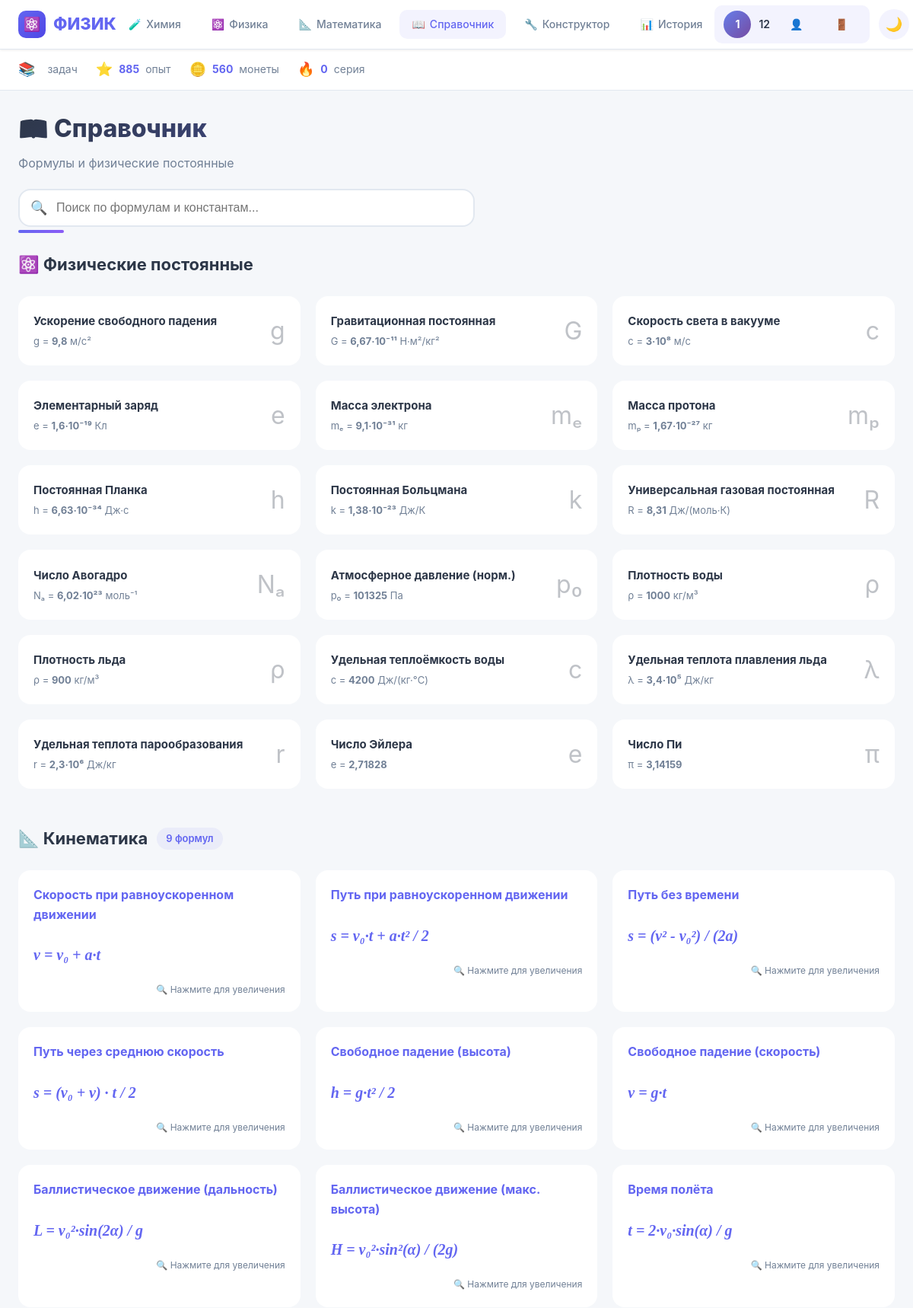
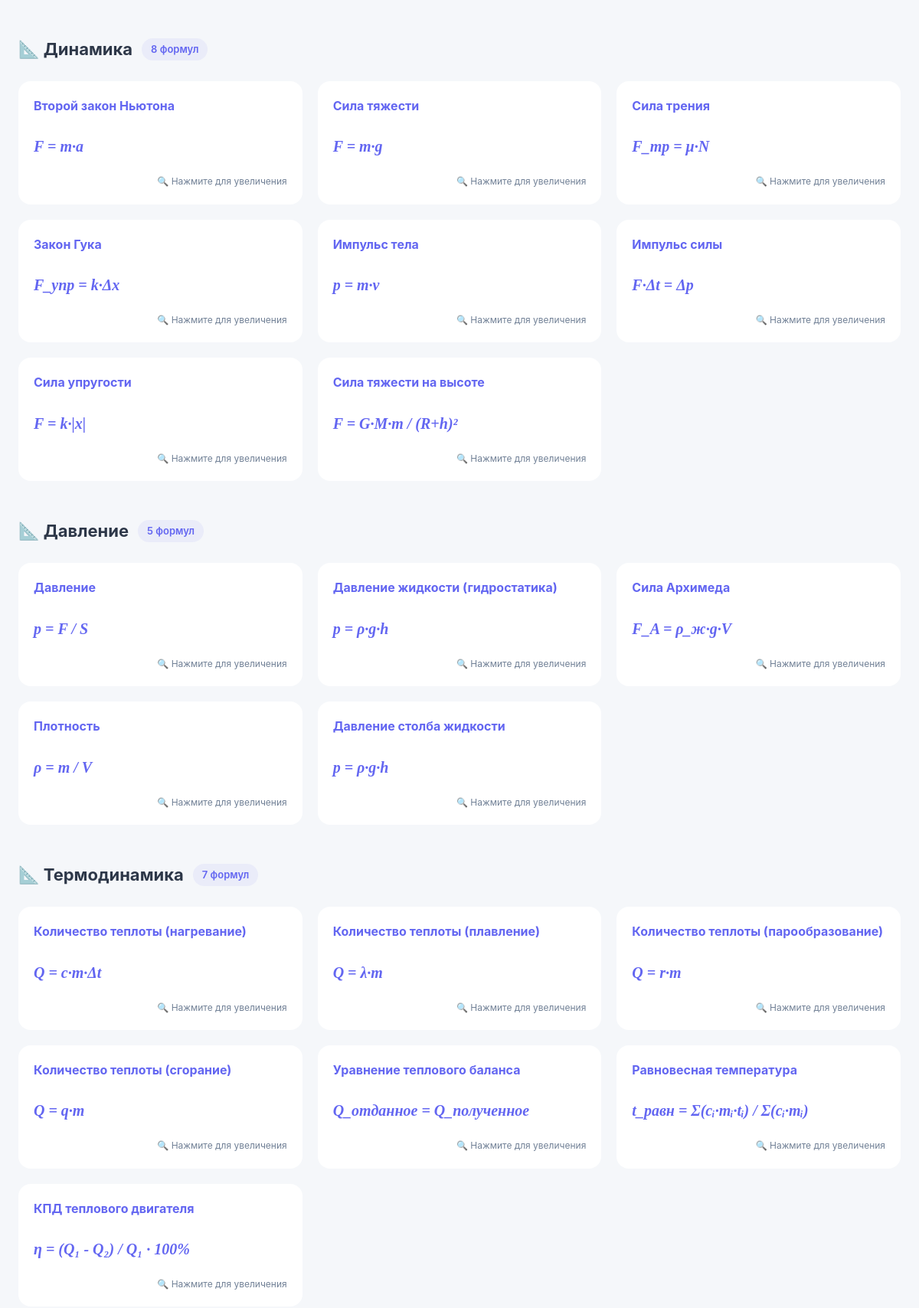
Page /reference (signed in, upper part) on the committed database (2 pictures, top to bottom).
### tables this page shows
CREATE TABLE users (
            id INTEGER PRIMARY KEY AUTOINCREMENT,
            username TEXT NOT NULL UNIQUE,
            email TEXT NOT NULL UNIQUE,
            password_hash TEXT NOT NULL,
            avatar TEXT DEFAULT 'default',
            created_at TEXT NOT NULL,
            xp INTEGER DEFAULT 0,
            coins INTEGER DEFAULT 0,
            streak INTEGER DEFAULT 0
        );

### app.py (the view)
@app.route('/reference')
def reference():
    user = get_current_user()
    return render_template('reference.html', user=user, constants=CONSTANTS, formulas=FORMULAS)

### app.py (called while the page is built)
def get_current_user():
    if 'user_id' in session:
        return get_user_by_id(session['user_id'])
    return None

### models.py (called while the page is built)
def _get_connection():
    conn = sqlite3.connect(DB_PATH)
    conn.execute("PRAGMA foreign_keys = ON")
    return conn

def get_user_by_id(user_id):
    with _get_connection() as conn:
        conn.row_factory = sqlite3.Row
        user = conn.execute("SELECT * FROM users WHERE id = ?", (user_id,)).fetchone()
        if not user:
            return None
        return {
            'id': user['id'],
            'username': user['username'],
            'email': user['email'],
            'avatar': user['avatar'],
            'xp': user['xp'],
            'coins': user['coins'],
            'streak': user['streak'],
            'created_at': user['created_at']
        }

### templates/reference.html (shortened to what this page needs)
{% extends 'base.html' %}
{% block content %}
<div class="page-header">
    <h1>📖 Справочник</h1>
    <p class="subtitle">Формулы и физические постоянные</p>
    <div class="reference-search">
        <span class="reference-search-icon">🔍</span>
        <input type="text" id="search-input" placeholder="Поиск по формулам и константам..."
               class="reference-search-input">
    </div>
</div>
<section class="category-section" data-search="const">
    <div class="category-header">
        <h2>⚛️ Физические постоянные</h2>
    </div>
    <div class="reference-grid">
        {% for c in constants %}
        <div class="reference-card" data-search-item>
            <div style="display: flex; justify-content: space-between; align-items: center;">
                <div>
                    <div style="font-weight: 700; font-size: 15px;">{{ c.name }}</div>
                    <div style="color: var(--text-secondary); font-size: 13px; margin-top: 4px;">
                        {{ c.symbol }} = <b>{{ c.value }}</b> {{ c.unit }}
                    </div>
                </div>
                <div style="font-size: 32px; opacity: 0.3;">{{ c.symbol }}</div>
            </div>
        </div>
        {% endfor %}
    </div>
</section>
{% for category, items in formulas.items() %}
<section class="category-section" data-search="formulas">
    <div class="category-header">
        <h2>📐 {{ category }}</h2>
        <span class="category-count">{{ items|length }} формул</span>
    </div>
    <div class="reference-grid">
        {% for f in items %}
        <div class="reference-card formula-card" data-search-item data-category="{{ category }}" data-name="{{ f.name }}" data-formula="{{ f.formula }}" onclick="openModal(this)">
            <h3>{{ f.name }}</h3>
            <div style="font-size: 20px; font-weight: 700; color: var(--primary); font-family: 'Times New Roman', serif; font-style: italic; padding: 12px 0;">
                {{ f.formula }}
            </div>
            <div style="font-size: 12px; color: var(--text-secondary); margin-top: 8px; text-align: right;">🔍 Нажмите для увеличения</div>
        </div>
        {% endfor %}
    </div>
</section>
{% endfor %}
{% endblock %}

### templates/base.html (shortened to what this page needs)
<!doctype html>
<html lang="ru">
<head>
    <link rel="stylesheet" href="{{ url_for('static', filename='style.css') }}?v=13">
</head>
<body>
<header class="topbar">
    <div class="topbar-inner">
        <a href="{{ url_for('index') }}" class="logo">
            <span class="logo-icon">⚛️</span>
            <span class="logo-text">ФИЗИК</span>
        </a>
        <nav class="topnav">
            <a href="{{ url_for('chemistry') }}" class="topnav-item {% if request.endpoint == 'chemistry' %}active{% endif %}">
                <span class="topnav-icon">🧪</span>
                <span>Химия</span>
            </a>
            <a href="{{ url_for('index') }}" class="topnav-item {% if request.endpoint == 'index' %}active{% endif %}">
                <span class="topnav-icon">⚛️</span>
                <span>Физика</span>
            </a>
            <a href="{{ url_for('math') }}" class="topnav-item {% if request.endpoint == 'math' %}active{% endif %}">
                <span class="topnav-icon">📐</span>
                <span>Математика</span>
            </a>
            <a href="{{ url_for('reference') }}" class="topnav-item {% if request.endpoint == 'reference' %}active{% endif %}">
                <span class="topnav-icon">📖</span>
                <span>Справочник</span>
            </a>
            <a href="{{ url_for('builder') }}" class="topnav-item {% if request.endpoint == 'builder' %}active{% endif %}">
                <span class="topnav-icon">🔧</span>
                <span>Конструктор</span>
            </a>
            <a href="{{ url_for('history') }}" class="topnav-item {% if request.endpoint == 'history' %}active{% endif %}">
                <span class="topnav-icon">📊</span>
                <span>История</span>
            </a>
        </nav>
        <div class="topbar-right">
            {% if user %}
            <div class="user-badge">
                <div class="user-avatar">{{ user.username[0]|upper }}</div>
                <span class="user-name">{{ user.username }}</span>
                <a href="{{ url_for('profile') }}" class="topnav-item" title="Профиль">👤</a>
                <a href="{{ url_for('logout') }}" class="topnav-item" title="Выйти">🚪</a>
            </div>
            {% else %}
            <a href="{{ url_for('login') }}" class="btn" style="padding: 8px 16px; font-size: 13px;">Войти</a>
            {% endif %}
            <button id="theme-toggle" class="theme-btn" title="Сменить тему">🌙</button>
        </div>
    </div>
</header>
<div class="stats-bar">
    <div class="stats-inner">
        <div class="stat-item">
            <span class="stat-icon">📚</span>
            <span class="stat-label">задач</span>
        </div>
        {% if user %}
        <div class="stat-item">
            <span class="stat-icon">⭐</span>
            <span class="stat-value">{{ user.xp or 0 }}</span>
            <span class="stat-label">опыт</span>
        </div>
        <div class="stat-item">
            <span class="stat-icon">🪙</span>
            <span class="stat-value">{{ user.coins or 0 }}</span>
            <span class="stat-label">монеты</span>
        </div>
        <div class="stat-item">
            <span class="stat-icon">🔥</span>
            <span class="stat-value">{{ user.streak or 0 }}</span>
            <span class="stat-label">серия</span>
        </div>
        {% else %}
        <div class="stat-item">
            <span class="stat-icon">🏆</span>
            <span class="stat-value">{{ records|length if records else 0 }}</span>
            <span class="stat-label">решено</span>
        </div>
        {% endif %}
    </div>
</div>
<main>
    {% block content %}{% endblock %}
</main>
</body>
</html>

### templates/reference.html (style rules this page uses)
.reference-search { position: relative; margin-top: 20px; max-width: 600px; }
.reference-search-icon { position: absolute; left: 16px; top: 50%; transform: translateY(-50%); font-size: 18px; pointer-events: none; }
.reference-search-input { width: 100%; padding: 14px 44px 14px 48px; border: 2px solid var(--border); border-radius: var(--radius); font-size: 16px; background: var(--panel); color: var(--text); transition: all 0.25s ease; font-weight: 500; }

### rows in the picture
users: username "1", username "12", xp "885", coins "560", streak "0"

### other values in the picture
{{ c.name }} "Ускорение свободного падения" "Гравитационная постоянная" "Скорость света в вакууме" "Элементарный заряд" "Масса электрона" "Масса протона" "Постоянная Планка" "Постоянная Больцмана" "Универсальная газовая постоянная" "Число Авогадро" "Атмосферное давление (норм.)" "Плотность воды" "Плотность льда" "Удельная теплоёмкость воды" "Удельная теплота плавления льда" "Удельная теплота парообразования" "Число Эйлера" "Число Пи"
{{ c.symbol }} "g" "G" "c" "e" "mₑ" "mₚ" "h" "k" "R" "Nₐ" "p₀" "ρ" "ρ" "c" "λ" "r" "e" "π"
{{ c.value }} "9,8" "6,67·10⁻¹¹" "3·10⁸" "1,6·10⁻¹⁹" "9,1·10⁻³¹" "1,67·10⁻²⁷" "6,63·10⁻³⁴" "1,38·10⁻²³" "8,31" "6,02·10²³" "101325" "1000" "900" "4200" "3,4·10⁵" "2,3·10⁶" "2,71828" "3,14159"
{{ c.unit }} "м/с²" "Н·м²/кг²" "м/с" "Кл" "кг" "кг" "Дж·с" "Дж/К" "Дж/(моль·К)" "моль⁻¹" "Па" "кг/м³" "кг/м³" "Дж/(кг·°C)" "Дж/кг" "Дж/кг"
{{ category }} "Кинематика" "Динамика" "Давление" "Термодинамика"
{{ items|length }} "9" "8" "5" "7"
{{ f.name }} "Скорость при равноускоренном движении" "Путь при равноускоренном движении" "Путь без времени" "Путь через среднюю скорость" "Свободное падение (высота)" "Свободное падение (скорость)" "Баллистическое движение (дальность)" "Баллистическое движение (макс. высота)" "Время полёта" "Второй закон Ньютона" "Сила тяжести" "Сила трения" "Закон Гука" "Импульс тела" "Импульс силы" "Сила упругости" "Сила тяжести на высоте" "Давление" "Давление жидкости (гидростатика)" "Сила Архимеда" "Плотность" "Давление столба жидкости" "Количество теплоты (нагревание)" "Количество теплоты (плавление)" "Количество теплоты (парообразование)" "Количество теплоты (сгорание)" "Уравнение теплового баланса" "Равновесная температура" "КПД теплового двигателя"
{{ f.formula }} "v = v₀ + a·t" "s = v₀·t + a·t² / 2" "s = (v² - v₀²) / (2a)" "s = (v₀ + v) · t / 2" "h = g·t² / 2" "v = g·t" "L = v₀²·sin(2α) / g" "H = v₀²·sin²(α) / (2g)" "t = 2·v₀·sin(α) / g" "F = m·a" "F = m·g" "F_тр = μ·N" "F_упр = k·Δx" "p = m·v" "F·Δt = Δp" "F = k·|x|" "F = G·M·m / (R+h)²" "p = F / S" "p = ρ·g·h" "F_A = ρ_ж·g·V" "ρ = m / V" "p = ρ·g·h" "Q = c·m·Δt" "Q = λ·m" "Q = r·m" "Q = q·m" "Q_отданное = Q_полученное" "t_равн = Σ(cᵢ·mᵢ·tᵢ) / Σ(cᵢ·mᵢ)" "η = (Q₁ - Q₂) / Q₁ · 100%"
